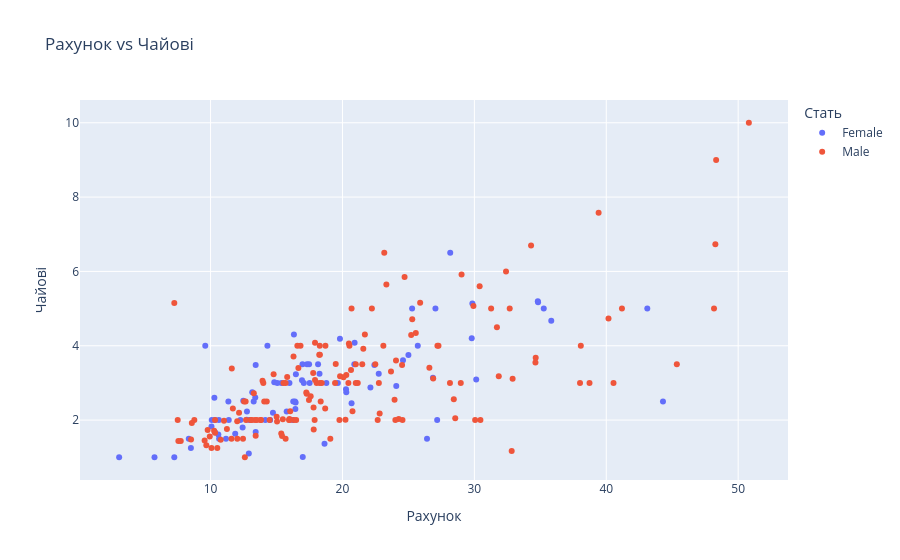

Notebook code cell kept with this figure:
### Markdown cell above
5. Інтерактивна діаграма розсіювання
Створіть з допомогою бібліотек Plotly інтерактивний scatter plot для total_bill vs tip з кольором за статтю (sex).

### Code cell
fig = px.scatter(df, x='total_bill', y='tip', color='sex',
                 hover_data=['day', 'time'],
                 title='Рахунок vs Чайові',
                 labels={'day': 'День', 'time': 'Час', 'tip': 'Чайові', 'sex': 'Стать', 'total_bill': 'Рахунок'})
                 
fig.show()

### Figure 1 — Plotly figure (JSON) as saved in the notebook; plotly's stock layout.template omitted (floating-point values rounded to 4 significant figures; data arrays with more than 128 entries replaced by an {"elided": "..."} marker saying what was removed)
{"data": [{"customdata": {"elided": "87x2 str values"}, "hovertemplate": "Стать=Female<br>Рахунок=%{x}<br>Чайові=%{y}<br>День=%{customdata[0]}<br>Час=%{customdata[1]}<extra></extra>", "legendgroup": "Female", "marker": {"color": "#636efa", "symbol": "circle"}, "mode": "markers", "name": "Female", "orientation": "v", "showlegend": true, "type": "scatter", "x": [16.99, 24.59, 35.26, 14.83, 10.33, 16.97, 20.29, 15.77, 19.65, 15.06, 20.69, 16.93, 10.29, 34.81, 26.41, 16.45, 3.07, 17.07, 26.86, 25.28, 14.73, 10.07, 34.83, 5.75, 16.32, 22.75, 11.35, 15.38, 44.3, 22.42, 20.92, 14.31, 7.25, 25.71, 17.31, 10.65, 12.43, 24.08, 13.42, 12.48, 29.8, 14.52, 11.38, 20.27, 11.17, 12.26, 18.26, 8.51, 10.33, 14.15, 13.16, 17.47, 27.05, 16.43, 8.35, 18.64, 11.87, 29.85, 25.0, 13.39, 16.21, 17.51, 10.59, 10.63, 9.6, 20.9, 18.15, 19.81, 43.11, 13.0, 12.74, 13.0, 16.4, 16.47, 12.76, 13.27, 28.17, 12.9, 30.14, 13.42, 15.98, 16.27, 10.09, 22.12, 35.83, 27.18, 18.78], "xaxis": "x", "y": [1.01, 3.61, 5.0, 3.02, 1.67, 3.5, 2.75, 2.23, 3.0, 3.0, 2.45, 3.07, 2.6, 5.2, 1.5, 2.47, 1.0, 3.0, 3.14, 5.0, 2.2, 1.83, 5.17, 1.0, 4.3, 3.25, 2.5, 3.0, 2.5, 3.48, 4.08, 4.0, 1.0, 4.0, 3.5, 1.5, 1.8, 2.92, 1.68, 2.52, 4.2, 2.0, 2.0, 2.83, 1.5, 2.0, 3.25, 1.25, 2.0, 2.0, 2.75, 3.5, 5.0, 2.3, 1.5, 1.36, 1.63, 5.14, 3.75, 2.61, 2.0, 3.0, 1.61, 2.0, 4.0, 3.5, 3.5, 4.19, 5.0, 2.0, 2.01, 2.0, 2.5, 3.23, 2.23, 2.5, 6.5, 1.1, 3.09, 3.48, 3.0, 2.5, 2.0, 2.88, 4.67, 2.0, 3.0], "yaxis": "y"}, {"customdata": {"elided": "157x2 str values"}, "hovertemplate": "Стать=Male<br>Рахунок=%{x}<br>Чайові=%{y}<br>День=%{customdata[0]}<br>Час=%{customdata[1]}<extra></extra>", "legendgroup": "Male", "marker": {"color": "#EF553B", "symbol": "circle"}, "mode": "markers", "name": "Male", "orientation": "v", "showlegend": true, "type": "scatter", "x": {"elided": "157 float values"}, "xaxis": "x", "y": {"elided": "157 float values"}, "yaxis": "y"}], "layout": {"legend": {"title": {"text": "Стать"}, "tracegroupgap": 0}, "title": {"text": "Рахунок vs Чайові"}, "xaxis": {"anchor": "y", "domain": [0, 1], "title": {"text": "Рахунок"}}, "yaxis": {"anchor": "x", "domain": [0, 1], "title": {"text": "Чайові"}}}}
